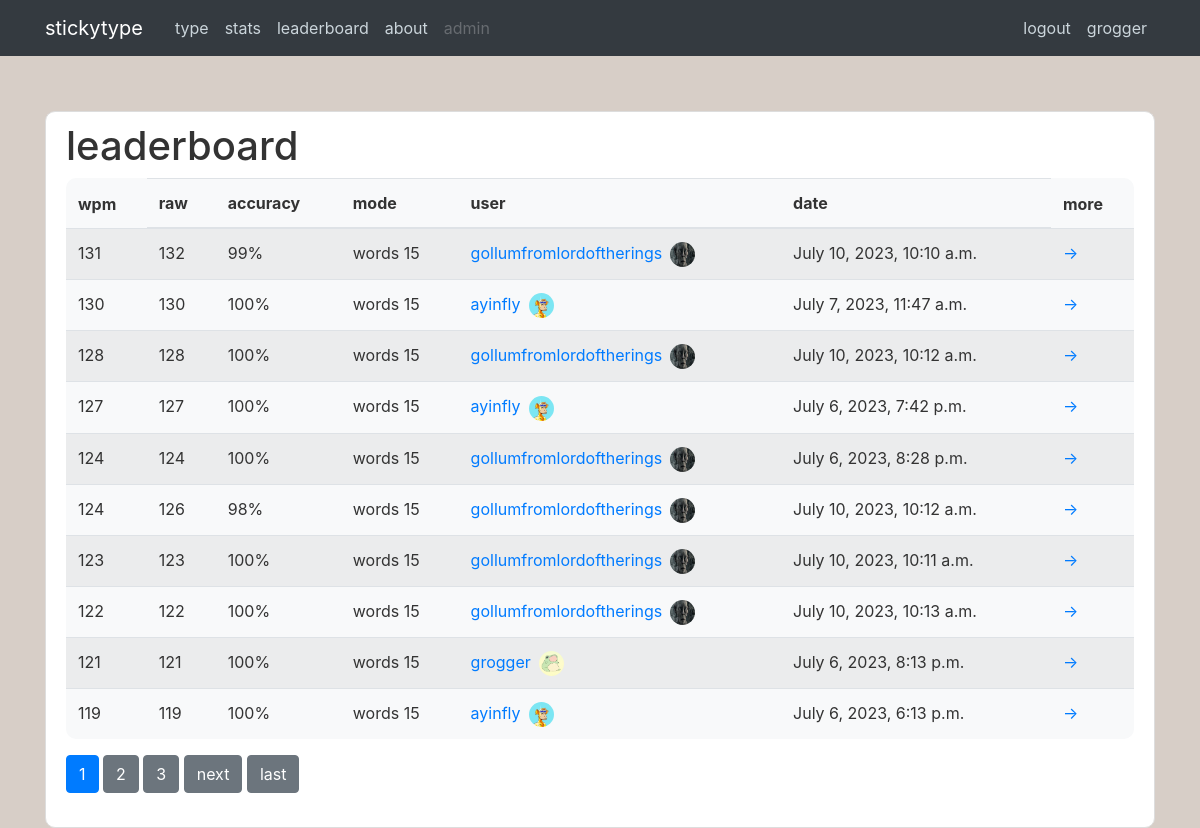
Page /leaderboard/ (signed in) on the committed database.
### type/models.py (models this page shows, shortened)
class Stat(models.Model):
    author = models.ForeignKey(User, on_delete=models.CASCADE)
    wpm_total = models.PositiveSmallIntegerField(default=0)
    wpm_raw = models.PositiveSmallIntegerField(default=0)
    time = models.DateTimeField(auto_now_add=True)
    accuracy = models.PositiveSmallIntegerField(default=0)
    mode = models.CharField(max_length=20, default='')

### users/models.py (models this page shows, shortened)
class Profile(models.Model):
    user = models.OneToOneField(User, on_delete=models.CASCADE)
    image = models.ImageField(default='default.jpg', upload_to='profile_pics')

### type/views.py (the view)
# urls.py: path("leaderboard/", LeaderboardListView.as_view(), name='type-leaderboard'),
class LeaderboardListView(ListView):
    model = Stat
    template_name = 'type/leaderboard.html'
    context_object_name = 'stats'
    ordering = ['-wpm_total']
    paginate_by = 10
    def get_context_data(self, **kwargs):
        context = super().get_context_data(**kwargs)
        context['title'] = 'leaderboard'
        return context

### type/templates/type/leaderboard.html (shortened to what this page needs)
{% extends "type/base.html" %}
{% block content%}
    <div class="content-section">
        <h1>leaderboard</h1>
        <table class="table table-hover table-striped bg-light round">
            <thead>
                <tr>
                    <th scope="col" style="border: none;">wpm</th>
                    <th scope="col">raw</th>
                    <th scope="col">accuracy</th>
                    <th scope="col">mode</th>
                    <th scope="col">user</th>
                    <th scope="col">date</th>
                    <th scope="col" style="border: none;">more</th>
                </tr>
            </thead>
            <tbody>
                {% for stat in stats %}
                    <tr>
                        <td>{{ stat.wpm_total }}</td>
                        <td>{{ stat.wpm_raw }}</td>
                        <td>{{ stat.accuracy }}%</td>
                        <td>{{ stat.mode }}</td>
                        <td><a href="{% url 'type-stats' stat.author.username %}">{{ stat.author.username }}</a><img src="{{ stat.author.profile.image.url }}" class="ml-2 rounded-circle leaderboard-pfp"></td>
                        <td>{{ stat.time }}</td>
                        <td><a href="{% url 'stat-detail' stat.id %}" class="stretched-link">→</a></td>
                    </tr>
                {% endfor %}
            </tbody>
        </table>
        {% if is_paginated %}
            {% for num in page_obj.paginator.page_range %}
                {% if page_obj.number == num %}
                    <a class="btn btn-primary mb-4" href="?page={{ num }}">{{ num }}</a>
                {% elif num > page_obj.number|add:'-3'  and num < page_obj.number|add:'3' %}
                    <a class="btn btn-secondary mb-4" href="?page={{ num }}">{{ num }}</a>
                {% endif %}
            {% endfor %}
            {% if page_obj.has_next %}
                <a class="btn btn-secondary mb-4" href="?page={{ page_obj.next_page_number}}">next</a>
                <a class="btn btn-secondary mb-4" href="?page={{ page_obj.paginator.num_pages }}">last</a>
            {% endif %}
        {% endif %}
    </div>
{% endblock content%}

### type/templates/type/base.html (shortened to what this page needs)
{% load static %}
<!DOCTYPE html>
<html lang="en">
<head>
    <link rel="stylesheet" href="https://cdn.jsdelivr.net/npm/bootstrap@4.0.0/dist/css/bootstrap.min.css">
    <link rel="stylesheet" type="text/css" href="{% static 'type/main.css' %}">
</head>
<body>
    <header class="site-header">
        <nav class="navbar navbar-expand-md navbar-dark bg-dark fixed-top">
            <div class="container">
                <a class="navbar-brand mr-4" href="/">stickytype</a>
                <div class="collapse navbar-collapse" id="navbarToggle">
                    <div class="navbar-nav mr-auto">
                        <a class="nav-item nav-link" href="{% url 'type-home' %}">type</a>
                        {% if user.is_authenticated %}
                            <a class="nav-item nav-link" href="{% url 'type-stats' user.username %}">stats</a>
                        {% endif %}
                        <a class="nav-item nav-link" href="{% url 'type-leaderboard' %}">leaderboard</a>
                        <a class="nav-item nav-link" href="{% url 'type-about' %}">about</a>
                        <a class="nav-item nav-link disabled" href="/admin">admin</a>
                    </div>
                    <div class="navbar-nav">
                        {% if user.is_authenticated %}
                            <a class="nav-item nav-link" href="{% url 'logout' %}">logout</a>
                            <a class="nav-item nav-link" href="{% url 'profile' %}">{{ user.username }}</a>
                        {% else %}
                            <a class="nav-item nav-link" href="{% url 'login' %}">login</a>
                            <a class="nav-item nav-link" href="{% url 'register' %}">register</a>
                        {% endif %}
                    </div>
                </div>
            </div>
        </nav>
    </header>
    <main role="main" class="container">
        {% block content %}{% endblock %}
    </main>
</body>
</html>

### type/static/type/main.css (style rules this page uses)
* { margin: 0; padding: 0; box-sizing: border-box; }
body { color: #333333; display: flex; align-items: center; background: #D7CEC7; }
.round { border-radius: 10px; }
.site-header .navbar-nav .nav-link { color: #cbd5db; }
.leaderboard-pfp { height: 25px; width: 25px; }
.content-section { background: #ffffff; padding: 10px 20px; border: 1px solid #dddddd; border-radius: 10px; margin-top: 10%; }

### rows in the picture
Stat: wpm_total "131", wpm_raw "132", accuracy "99", mode "words 15", author.username "gollumfromlordoftherings", author.profile.image (picture), time "July 10, 2023, 10:10 a.m."
Stat: wpm_total "130", wpm_raw "130", accuracy "100", mode "words 15", author.username "ayinfly", author.profile.image (picture), time "July 7, 2023, 11:47 a.m."
Stat: wpm_total "128", wpm_raw "128", accuracy "100", mode "words 15", author.username "gollumfromlordoftherings", author.profile.image (picture), time "July 10, 2023, 10:12 a.m."
Stat: wpm_total "127", wpm_raw "127", accuracy "100", mode "words 15", author.username "ayinfly", author.profile.image (picture), time "July 6, 2023, 7:42 p.m."
Stat: wpm_total "124", wpm_raw "124", accuracy "100", mode "words 15", author.username "gollumfromlordoftherings", author.profile.image (picture), time "July 6, 2023, 8:28 p.m."
Stat: wpm_total "124", wpm_raw "126", accuracy "98", mode "words 15", author.username "gollumfromlordoftherings", author.profile.image (picture), time "July 10, 2023, 10:12 a.m."
Stat: wpm_total "123", wpm_raw "123", accuracy "100", mode "words 15", author.username "gollumfromlordoftherings", author.profile.image (picture), time "July 10, 2023, 10:11 a.m."
Stat: wpm_total "122", wpm_raw "122", accuracy "100", mode "words 15", author.username "gollumfromlordoftherings", author.profile.image (picture), time "July 10, 2023, 10:13 a.m."
Stat: wpm_total "121", wpm_raw "121", accuracy "100", mode "words 15", author.username "grogger", author.profile.image (picture), time "July 6, 2023, 8:13 p.m."
Stat: wpm_total "119", wpm_raw "119", accuracy "100", mode "words 15", author.username "ayinfly", author.profile.image (picture), time "July 6, 2023, 6:13 p.m."

### other values in the picture
{{ user.username }} "grogger"
{{ num }} "1"
{{ num }} "2" "3"
